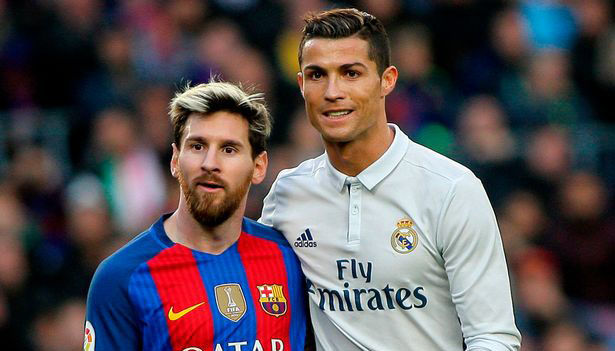
#> input picture root/mldl/RequirementTutorial/OpenCV/PracticalPythonOpenCV/CaseStudies/images/Messi_CRonaldo.jpg, 615 x 351 px, given in place of the camera
$ python eyetracking.py --face haarcascade_frontalface_default.xml --eye haarcascade_eye.xml
#> lines starting #> are read from the running program, lines starting #| are printed output that depends on the picture
### root/mldl/RequirementTutorial/OpenCV/PracticalPythonOpenCV/CaseStudies/eyetracker.py
#!/usr/bin/env python3
# -*- coding:utf-8 -*-
import cv2


class EyeTracker:
    def __init__(self, faceCascadePath, eyeCascadePath):
        self.faceCascade = cv2.CascadeClassifier(faceCascadePath)
        self.eyeCascade = cv2.CascadeClassifier(eyeCascadePath)

    def track(self, image):
        faceRects = self.faceCascade.detectMultiScale(image,
                                                    scaleFactor = 1.1,
                                                    minNeighbors = 5,
                                                    minSize = (30, 30),
                                                    flags = cv2.CASCADE_SCALE_IMAGE)
        rects = []
        for (fX, fY, fW, fH) in faceRects:
            faceROI = image[fY:fY + fH, fX:fX + fW]
            rects.append((fX, fY, fX + fW, fY + fH))

            eyeRects = self.eyeCascade.detectMultiScale(faceROI,
                                                        scaleFactor = 1.1,
                                                        minNeighbors = 10,
                                                        minSize = (20, 20),
                                                        flags = cv2.CASCADE_SCALE_IMAGE)

            for (eX, eY, eW, eH) in eyeRects:
                rects.append((fX + eX, fY + eY, fX + eX + eW, fY + eY + eH))
        return rects

### root/mldl/RequirementTutorial/OpenCV/PracticalPythonOpenCV/CaseStudies/eyetracking.py
#!/usr/bin/env python3
# -*- coding:utf-8 -*-
from eyetracker import EyeTracker
import imutils
import argparse
import cv2

ap = argparse.ArgumentParser()
ap.add_argument("-f", "--face", required = True,
    help = "path to where the face cascade resides")
ap.add_argument("-e", "--eye", required = True,
    help = "path to where the eye cascade resides")
ap.add_argument("-v", "--video",
    help = "path to the (optional) video file")
args = vars(ap.parse_args())

et = EyeTracker(args["face"],args["eye"])

if not args.get("video", False):
    camera = cv2.VideoCapture(0)
else:
    camera = cv2.VideoCapture(args["video"])

while True:
    (grabbed, frame) = camera.read()
#> frame is the input picture: shape (351, 615, 3); mean B, G, R 85.6, 82.1, 92.6
    if args.get("video") and not grabbed:
        break
    frame = imutils.resize(frame, width = 500)
#> frame: shape (285, 500, 3)
    gray = cv2.cvtColor(frame, cv2.COLOR_BGR2GRAY)
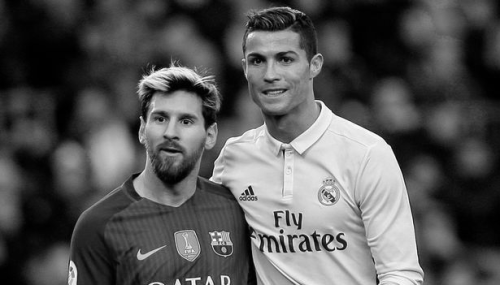
#> gray: shape (285, 500); min 0, max 251, mean 85.6

    rects = et.track(gray)
#> in track, `faceRects = self.faceCascade.detectMultiScale(image, scaleFactor = 1.1..`: faceRects = [[135, 91, 75, 75], [230, 29, 82, 82]]
#> the loop in track, `for (fX, fY, fW, fH) in faceRects:` made 2 passes
#> (fX, fY, fW, fH, eyeRects) on passes 1 to 2: (135, 91, 75, 75, [[13, 16, 22, 22], [39, 17, 24, 24]]), (230, 29, 82, 82, [[44, 20, 22, 22], [17, 20, 23, 23]])
#> pass 1, in track, `faceROI = image[fY:fY + fH, fX:fX + fW]`:
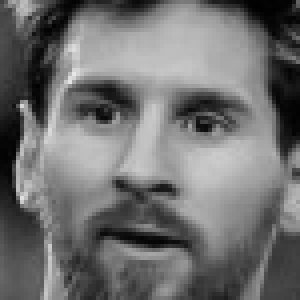
#> faceROI: shape (75, 75) (shown 4 times larger); min 1, max 231, mean 112.1
#> pass 2, in track, `faceROI = image[fY:fY + fH, fX:fX + fW]`:
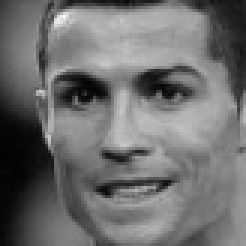
#> faceROI: shape (82, 82) (shown 3 times larger); min 3, max 248, mean 110.5
#> after the loop in track, `for (fX, fY, fW, fH) in faceRects:`: rects = [(135, 91, 210, 166), (148, 107, 170, 129), (174, 108, 198, 132), (230, 29, 312, 111), (274, 49, 296, 71), (247, 49, 270, 72)]

    for rect in rects:
        cv2.rectangle(frame, (rect[0], rect[1]),
            (rect[2], rect[3]), (0, 255, 0), 2)
#> this loop made 6 passes
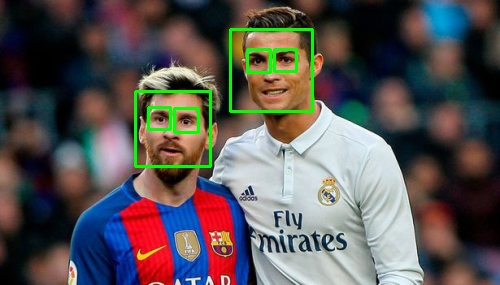
#> frame: shape (285, 500, 3); mean B, G, R 84.1, 85.4, 89.9

    cv2.imshow("Tracking", frame)

    if cv2.waitKey(1) & 0xFF == ord("q"):
#> (key q is pressed here)
        break


camera.release()
cv2.destroyAllWindows()
